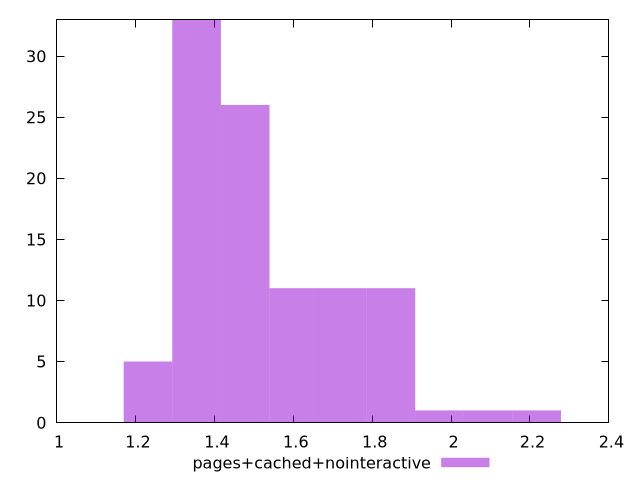

The gnuplot source for this figure:
$_pagesCachedNointeractive <<EOF
1.7243014912295882 11
1.4779727067682185 26
1.3548083145375336 33
1.6011370989989033 11
2.093794667921643 1
1.847465883460273 11
1.2316439223068487 5
1.970630275690958 1
2.2169590601523277 1
EOF
set key outside below
set terminal pngcairo
set output "report_00005_2020-11-02T22-26-11.212Z/server-response-time/pages+cached+nointeractive//raw_hist.png"
set yrange [0:33]
set boxwidth 0.12316439223068487
set style fill transparent solid 0.5 noborder
plot $_pagesCachedNointeractive title "pages+cached+nointeractive" with boxes ,
